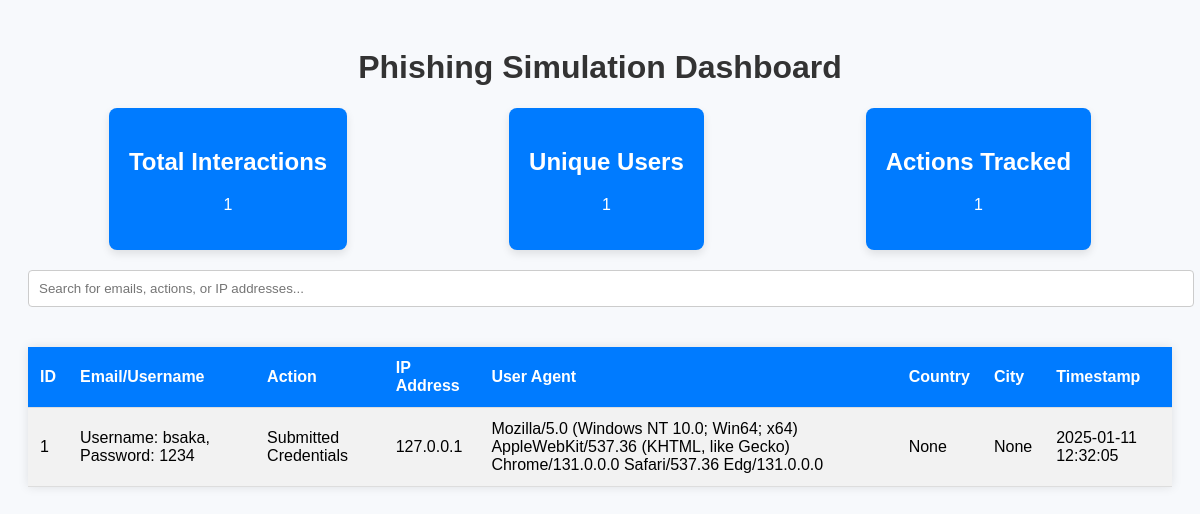
/dashboard, run on the app's committed database.
### tables this page shows
CREATE TABLE interactions (
                    id INTEGER PRIMARY KEY AUTOINCREMENT,
                    email TEXT NOT NULL,
                    action TEXT NOT NULL,
                    ip_address TEXT,
                    user_agent TEXT,
                    country TEXT,
                    city TEXT,
                    timestamp DATETIME DEFAULT CURRENT_TIMESTAMP
                );

### app.py (the view)
@app.route('/dashboard')
def dashboard():
    conn = get_db_connection()
    interactions = []
    unique_users = set()
    actions_tracked = 0
    if conn:
        cursor = conn.cursor()
        cursor.execute('SELECT * FROM interactions ORDER BY timestamp DESC')
        interactions = cursor.fetchall()
        for interaction in interactions:
            unique_users.add(interaction['email'])
            actions_tracked += 1
        conn.close()
    return render_template(
        'dashboard.html',
        interactions=interactions,
        unique_users=len(unique_users),
        actions_tracked=actions_tracked
    )

### app.py (called while the page is built)
def get_db_connection():
    try:
        conn = sqlite3.connect('interactions.db')
        conn.row_factory = sqlite3.Row
        return conn
    except sqlite3.Error as e:
        print(f"Database connection error: {e}")
        return None

### templates/dashboard.html (shortened to what this page needs)
<!DOCTYPE html>
<html lang="en">
<head>
</head>
<body>
    <h1>Phishing Simulation Dashboard</h1>
    <div class="stats">
        <div class="stat-box">
            <h2>Total Interactions</h2>
            <p>{{ interactions|length }}</p>
        </div>
        <div class="stat-box">
            <h2>Unique Users</h2>
            <p>{{ unique_users }}</p>
        </div>
        <div class="stat-box">
            <h2>Actions Tracked</h2>
            <p>{{ actions_tracked }}</p>
        </div>
    </div>
    <input type="text" id="searchInput" onkeyup="searchTable()" placeholder="Search for emails, actions, or IP addresses...">
    <table id="interactionTable">
        <tr>
            <th>ID</th>
            <th>Email/Username</th>
            <th>Action</th>
            <th>IP Address</th>
            <th>User Agent</th>
            <th>Country</th>
            <th>City</th>
            <th>Timestamp</th>
        </tr>
        {% for interaction in interactions %}
        <tr>
            <td>{{ interaction['id'] }}</td>
            <td>{{ interaction['email'] }}</td>
            <td>{{ interaction['action'] }}</td>
            <td>{{ interaction['ip_address'] }}</td>
            <td>{{ interaction['user_agent'] }}</td>
            <td>{{ interaction['country'] }}</td>
            <td>{{ interaction['city'] }}</td>
            <td>{{ interaction['timestamp'] }}</td>
        </tr>
        {% endfor %}
    </table>
</body>
</html>

### templates/dashboard.html (style rules this page uses)
body { font-family: Arial, sans-serif; background-color: #f7f9fc; padding: 20px; }
h1 { text-align: center; color: #333; }
.stats { display: flex; justify-content: space-around; margin-bottom: 20px; }
.stat-box { background-color: #007bff; color: #fff; padding: 20px; border-radius: 8px; text-align: center; box-shadow: 0 4px 8px rgba(0, 0, 0, 0.1); }
table { width: 100%; border-collapse: collapse; margin: 20px 0; background-color: #fff; box-shadow: 0 0 10px rgba(0, 0, 0, 0.1); }
th, td { padding: 12px; text-align: left; border-bottom: 1px solid #ddd; }
th { background-color: #007bff; color: #fff; }
tr:nth-child(even) { background-color: #f2f2f2; }
input[type="text"] { width: 100%; padding: 10px; margin-bottom: 20px; border: 1px solid #ccc; border-radius: 4px; }

### data on the page
interactions: id "1", email "Username: bsaka, Password: 1234", action "Submitted Credentials", ip_address "127.0.0.1", user_agent "Mozilla/5.0 (Windows NT 10.0; Win64; x64) AppleWebKit/537.36 (KHTML, like Gecko) Chrome/131.0.0.0 Safari/537.36 Edg/131.0.0.0", country "None", city "None", timestamp "2025-01-11 12:32:05"

### other printed values
{{ interactions|length }} "1"
{{ unique_users }} "1"
{{ actions_tracked }} "1"
